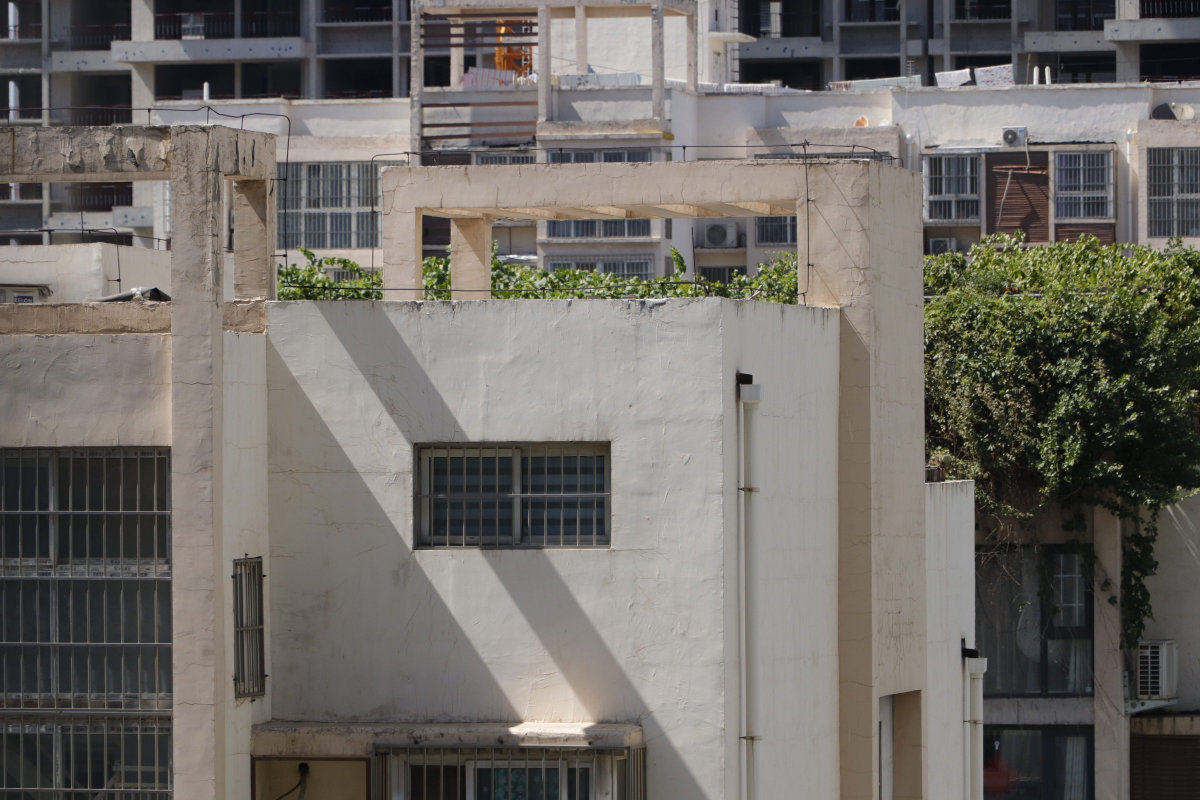
#> input picture building.jpg, 2400 x 1600 px (shown at 1/2 size)
$ python test10.py
#> lines starting #> are read from the running program, lines starting #| are printed output that depends on the picture
#Canny边缘检测
#cv2.Canny(处理的内容，minVal,maxVal)
import cv2
import matplotlib.pyplot as plt
import numpy as np
def cv_show(name,img):
    """显示图像"""
    cv2.imshow(name,img)
    cv2.waitKey(0)
    cv2.destroyAllWindows()
img=cv2.imread('building.jpg',cv2.IMREAD_GRAYSCALE)
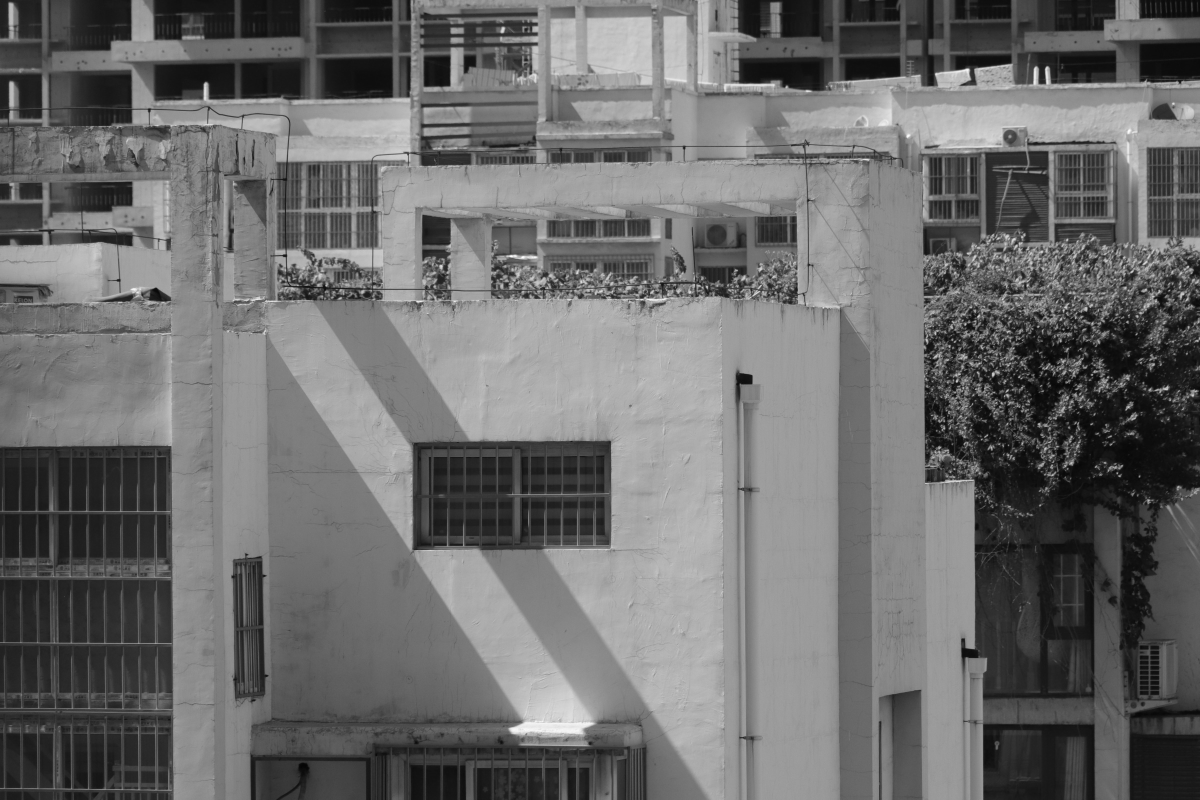
#> img: shape (1600, 2400) (shown at 1/2 size); min 3, max 255, mean 108
img=cv2.resize(img,(0,0),fx=0.2,fy=0.2)
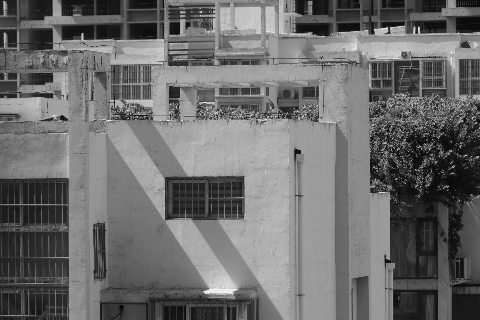
#> img: shape (320, 480); min 5, max 252, mean 108
v1=cv2.Canny(img,170,270)
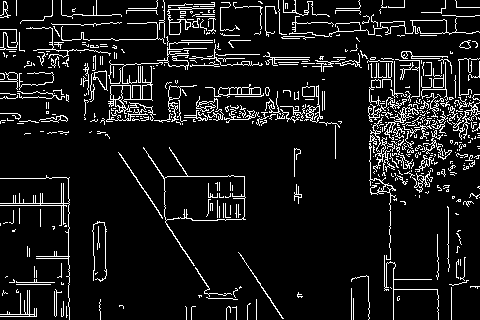
#> v1: shape (320, 480); 9.3% white in thin lines or dots
v2=cv2.Canny(img,50,100)
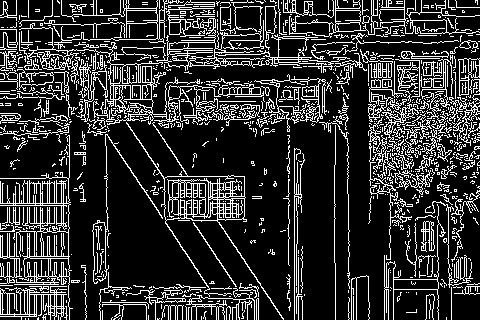
#> v2: shape (320, 480); 19.4% white in thin lines or dots
#效果对比
res=np.hstack((v1,v2))
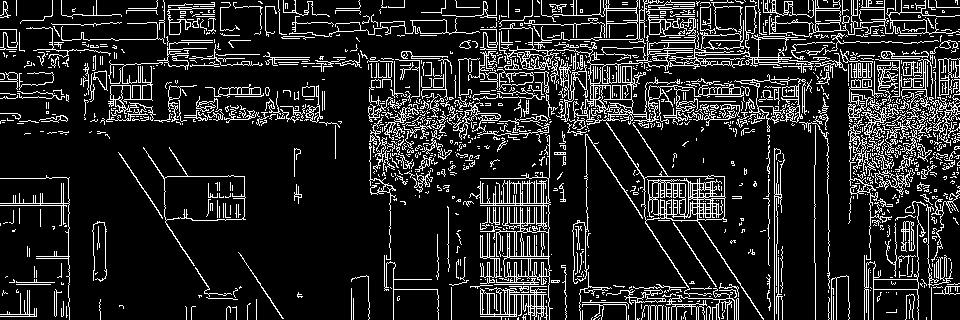
#> res: shape (320, 960); 14.3% white in thin lines or dots
cv_show('building.jpg',res)

$ run again, with black hair,colored inner hair,girl.jpg copied over building.jpg
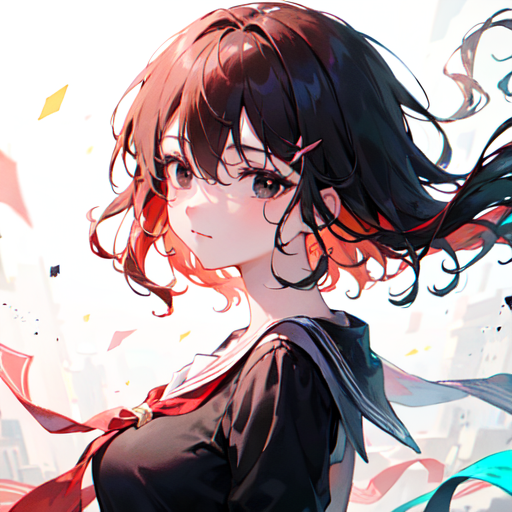
#> input picture black hair,colored inner hair,girl.jpg, 512 x 512 px
#> `v1=cv2.Canny(img,170,270)`:
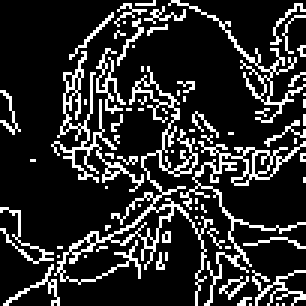
#> v1: shape (102, 102) (shown 3 times larger); 17.8% white in thin lines or dots
#> v2: shape (102, 102); 23.8% white in thin lines or dots
#> `res=np.hstack((v1,v2))`:
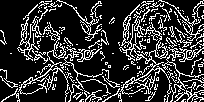
#> res: shape (102, 204); 20.8% white in thin lines or dots

$ run again, with campus.jpg copied over building.jpg
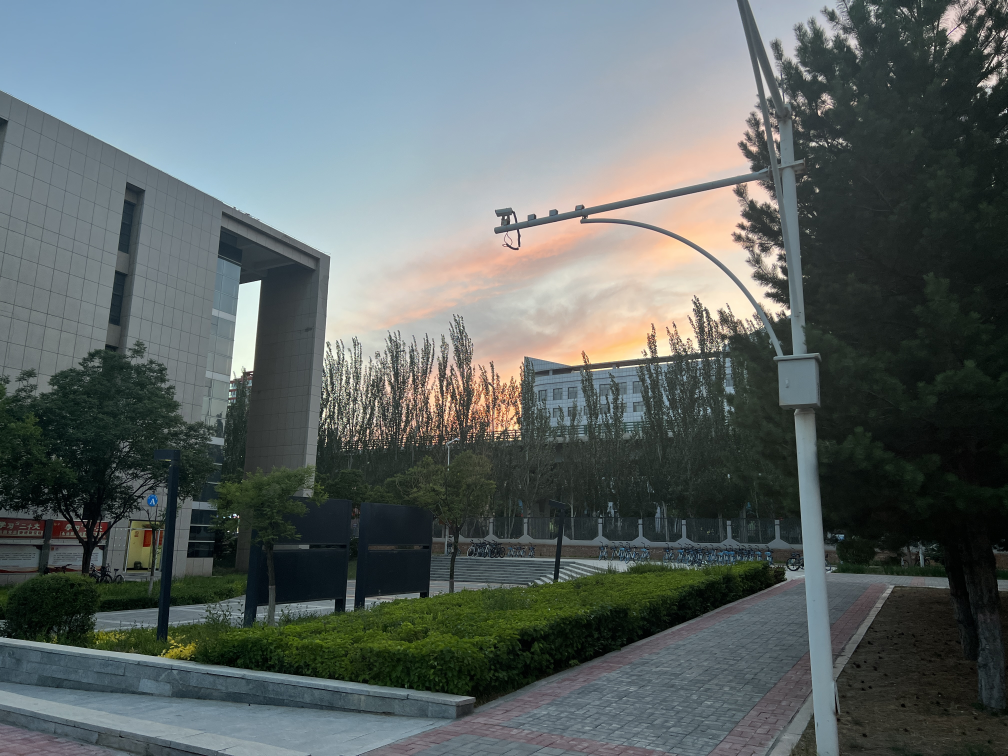
#> input picture campus.jpg, 4032 x 3024 px (shown at 1/4 size)
#> `v1=cv2.Canny(img,170,270)`:
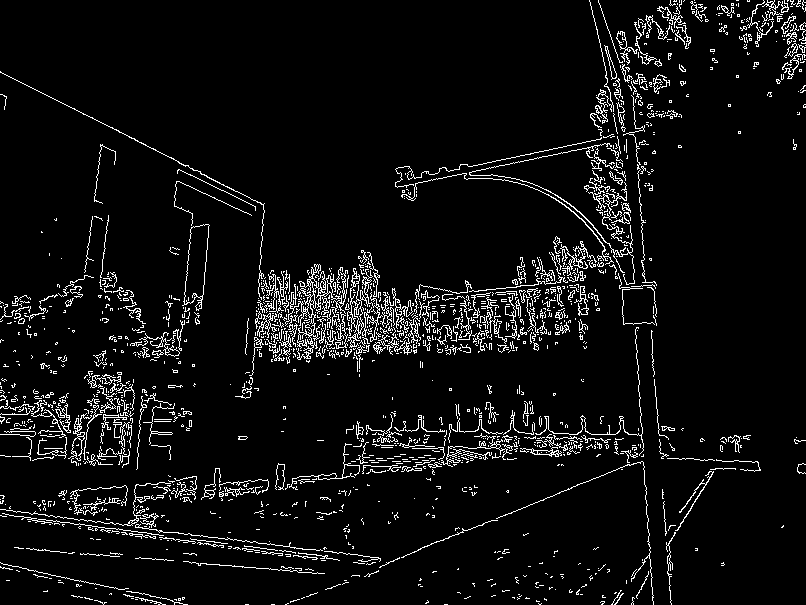
#> v1: shape (605, 806); 5.9% white in thin lines or dots
#> v2: shape (605, 806); 16.5% white in thin lines or dots
#> `res=np.hstack((v1,v2))`:
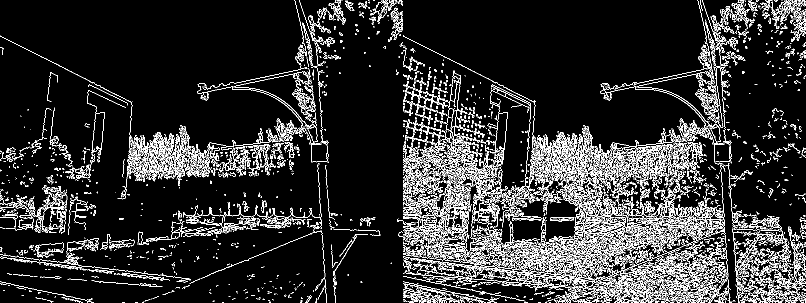
#> res: shape (605, 1612) (shown at 1/2 size); 11.2% white in thin lines or dots
